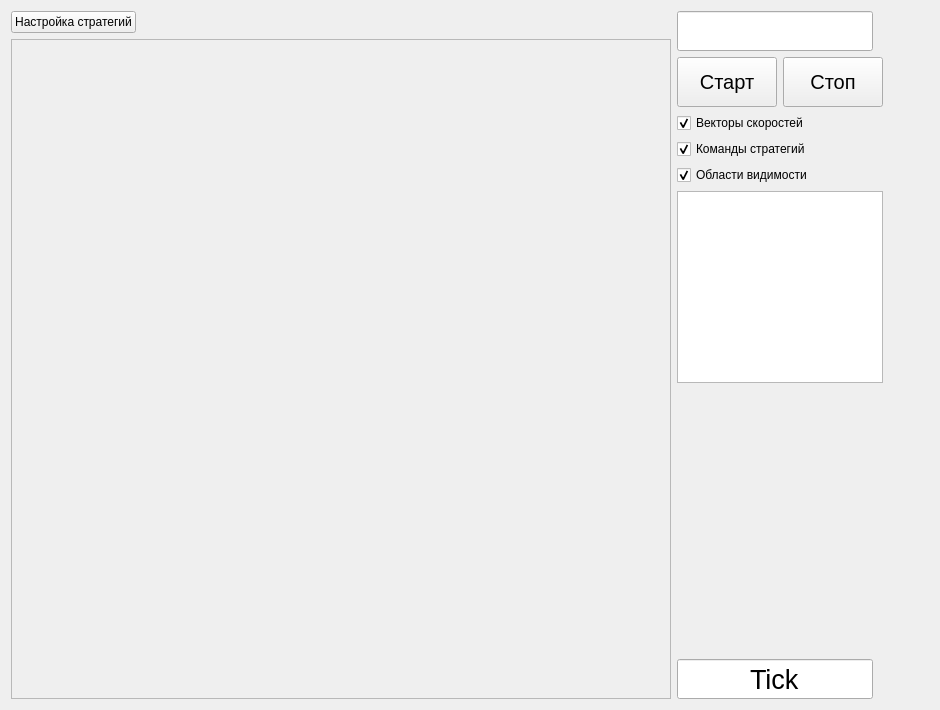
<?xml version="1.0" encoding="UTF-8"?>
<ui version="4.0">
 <class>MainWindow</class>
 <widget class="QMainWindow" name="MainWindow">
  <property name="geometry">
   <rect>
    <x>0</x>
    <y>0</y>
    <width>940</width>
    <height>701</height>
   </rect>
  </property>
  <property name="sizePolicy">
   <sizepolicy hsizetype="Fixed" vsizetype="Fixed">
    <horstretch>0</horstretch>
    <verstretch>0</verstretch>
   </sizepolicy>
  </property>
  <property name="windowTitle">
   <string>Eat it !!!</string>
  </property>
  <widget class="QWidget" name="centralWidget">
   <layout class="QFormLayout" name="formLayout">
    <item row="0" column="0">
     <layout class="QVBoxLayout" name="verticalLayout_2">
      <item>
       <layout class="QHBoxLayout" name="horizontalLayout_3">
        <item>
         <widget class="QPushButton" name="pbtn_settings">
          <property name="text">
           <string>Настройка стратегий</string>
          </property>
         </widget>
        </item>
        <item>
         <spacer name="horizontalSpacer">
          <property name="orientation">
           <enum>Qt::Horizontal</enum>
          </property>
          <property name="sizeHint" stdset="0">
           <size>
            <width>40</width>
            <height>20</height>
           </size>
          </property>
         </spacer>
        </item>
       </layout>
      </item>
      <item>
       <widget class="QFrame" name="viewport">
        <property name="sizePolicy">
         <sizepolicy hsizetype="Fixed" vsizetype="Fixed">
          <horstretch>0</horstretch>
          <verstretch>0</verstretch>
         </sizepolicy>
        </property>
        <property name="minimumSize">
         <size>
          <width>660</width>
          <height>660</height>
         </size>
        </property>
        <property name="styleSheet">
         <string notr="true"/>
        </property>
        <property name="frameShape">
         <enum>QFrame::StyledPanel</enum>
        </property>
        <property name="frameShadow">
         <enum>QFrame::Raised</enum>
        </property>
       </widget>
      </item>
     </layout>
    </item>
    <item row="0" column="1">
     <layout class="QGridLayout" name="gridLayout">
      <item row="0" column="0" colspan="2">
       <widget class="QLineEdit" name="txt_seed">
        <property name="sizePolicy">
         <sizepolicy hsizetype="Fixed" vsizetype="Fixed">
          <horstretch>0</horstretch>
          <verstretch>0</verstretch>
         </sizepolicy>
        </property>
        <property name="minimumSize">
         <size>
          <width>0</width>
          <height>40</height>
         </size>
        </property>
        <property name="maximumSize">
         <size>
          <width>196</width>
          <height>16777215</height>
         </size>
        </property>
        <property name="font">
         <font>
          <pointsize>20</pointsize>
         </font>
        </property>
        <property name="text">
         <string/>
        </property>
        <property name="alignment">
         <set>Qt::AlignCenter</set>
        </property>
       </widget>
      </item>
      <item row="1" column="0">
       <widget class="QPushButton" name="btn_start">
        <property name="sizePolicy">
         <sizepolicy hsizetype="Fixed" vsizetype="Fixed">
          <horstretch>0</horstretch>
          <verstretch>0</verstretch>
         </sizepolicy>
        </property>
        <property name="minimumSize">
         <size>
          <width>100</width>
          <height>50</height>
         </size>
        </property>
        <property name="font">
         <font>
          <pointsize>15</pointsize>
         </font>
        </property>
        <property name="text">
         <string>Старт</string>
        </property>
       </widget>
      </item>
      <item row="1" column="1">
       <widget class="QPushButton" name="btn_stop">
        <property name="sizePolicy">
         <sizepolicy hsizetype="Fixed" vsizetype="Fixed">
          <horstretch>0</horstretch>
          <verstretch>0</verstretch>
         </sizepolicy>
        </property>
        <property name="minimumSize">
         <size>
          <width>100</width>
          <height>50</height>
         </size>
        </property>
        <property name="font">
         <font>
          <pointsize>15</pointsize>
         </font>
        </property>
        <property name="text">
         <string>Стоп</string>
        </property>
       </widget>
      </item>
      <item row="2" column="0" colspan="2">
       <widget class="QCheckBox" name="cbx_speed">
        <property name="text">
         <string>Векторы скоростей</string>
        </property>
        <property name="checked">
         <bool>true</bool>
        </property>
       </widget>
      </item>
      <item row="3" column="0" colspan="2">
       <widget class="QCheckBox" name="cbx_forces">
        <property name="text">
         <string>Команды стратегий</string>
        </property>
        <property name="checked">
         <bool>true</bool>
        </property>
       </widget>
      </item>
      <item row="4" column="0" colspan="2">
       <widget class="QCheckBox" name="cbx_fog">
        <property name="text">
         <string>Области видимости</string>
        </property>
        <property name="checked">
         <bool>true</bool>
        </property>
       </widget>
      </item>
      <item row="5" column="0" colspan="2">
       <widget class="QListWidget" name="leaders"/>
      </item>
      <item row="12" column="0" colspan="2">
       <widget class="QLineEdit" name="txt_ticks">
        <property name="sizePolicy">
         <sizepolicy hsizetype="Fixed" vsizetype="Fixed">
          <horstretch>0</horstretch>
          <verstretch>0</verstretch>
         </sizepolicy>
        </property>
        <property name="minimumSize">
         <size>
          <width>0</width>
          <height>40</height>
         </size>
        </property>
        <property name="maximumSize">
         <size>
          <width>196</width>
          <height>16777215</height>
         </size>
        </property>
        <property name="font">
         <font>
          <pointsize>20</pointsize>
         </font>
        </property>
        <property name="text">
         <string>Tick</string>
        </property>
        <property name="alignment">
         <set>Qt::AlignCenter</set>
        </property>
        <property name="readOnly">
         <bool>true</bool>
        </property>
       </widget>
      </item>
      <item row="10" column="0" colspan="2">
       <widget class="QLabel" name="lbl_comEject">
        <property name="text">
         <string/>
        </property>
       </widget>
      </item>
      <item row="9" column="0" colspan="2">
       <widget class="QLabel" name="lbl_comSplit">
        <property name="text">
         <string/>
        </property>
       </widget>
      </item>
      <item row="8" column="0" colspan="2">
       <widget class="QLabel" name="lbl_comDebug">
        <property name="text">
         <string/>
        </property>
       </widget>
      </item>
      <item row="7" column="0" colspan="2">
       <widget class="QLabel" name="lbl_comY">
        <property name="text">
         <string/>
        </property>
       </widget>
      </item>
      <item row="6" column="0" colspan="2">
       <widget class="QLabel" name="lbl_comX">
        <property name="text">
         <string/>
        </property>
       </widget>
      </item>
      <item row="11" column="0" colspan="2">
       <spacer name="verticalSpacer">
        <property name="orientation">
         <enum>Qt::Vertical</enum>
        </property>
        <property name="sizeHint" stdset="0">
         <size>
          <width>20</width>
          <height>40</height>
         </size>
        </property>
       </spacer>
      </item>
     </layout>
    </item>
   </layout>
  </widget>
 </widget>
 <layoutdefault spacing="6" margin="11"/>
 <tabstops>
  <tabstop>txt_ticks</tabstop>
  <tabstop>txt_seed</tabstop>
  <tabstop>btn_stop</tabstop>
  <tabstop>cbx_speed</tabstop>
  <tabstop>cbx_forces</tabstop>
  <tabstop>cbx_fog</tabstop>
  <tabstop>leaders</tabstop>
 </tabstops>
 <resources/>
 <connections/>
</ui>
